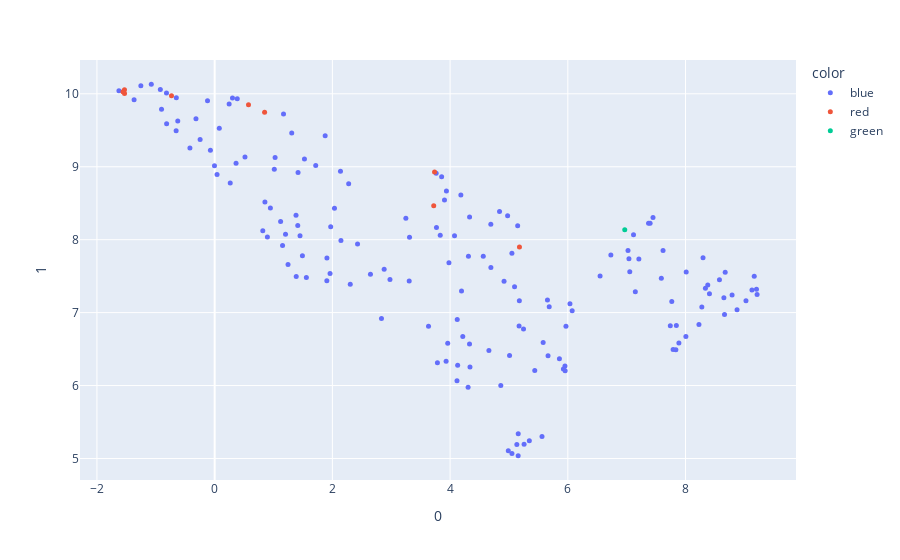

Notebook code cell kept with this figure:
### Code cell
fig_2d = px.scatter(
    kmeans_clusters_2_embedding, x=0, y=1,
    hover_name=desc_colors.description,
    color=desc_colors.color, 
    
)
fig_2d.update_traces(marker_size=5)

fig_2d.show()

### Figure 1 — Plotly figure (JSON) as saved in the notebook; plotly's stock layout.template omitted (floating-point values rounded to 4 significant figures; data arrays with more than 128 entries replaced by an {"elided": "..."} marker saying what was removed)
{"data": [{"hovertemplate": "<b>%{hovertext}</b><br><br>color=blue<br>0=%{x}<br>1=%{y}<extra></extra>", "hovertext": {"elided": "160 str values"}, "legendgroup": "blue", "marker": {"color": "#636efa", "size": 5, "symbol": "circle"}, "mode": "markers", "name": "blue", "orientation": "v", "showlegend": true, "type": "scatter", "x": {"elided": "160 float values"}, "xaxis": "x", "y": {"elided": "160 float values"}, "yaxis": "y"}, {"hovertemplate": "<b>%{hovertext}</b><br><br>color=red<br>0=%{x}<br>1=%{y}<extra></extra>", "hovertext": ["Nolan Ryan - 1966 - 1993", "Jack Morris - 1977 - 1994", "Greg Maddux - 1986 - 2008", "Tom Glavine - 1987 - 2008", "Randy Johnson - 1988 - 2009", "John Smoltz - 1988 - 2009", "Mike Mussina - 1991 - 2008", "Pedro Martinez - 1992 - 2009", "Roy Halladay - 1998 - 2013"], "legendgroup": "red", "marker": {"color": "#EF553B", "size": 5, "symbol": "circle"}, "mode": "markers", "name": "red", "orientation": "v", "showlegend": true, "type": "scatter", "x": [-1.531, 3.722, 3.736, 5.178, -1.532, -0.7333, 0.5749, -1.558, 0.8484], "xaxis": "x", "y": [10.0, 8.465, 8.928, 7.9, 10.06, 9.972, 9.85, 10.03, 9.748], "yaxis": "y"}, {"hovertemplate": "<b>%{hovertext}</b><br><br>color=green<br>0=%{x}<br>1=%{y}<extra></extra>", "hovertext": ["Dennis Martinez - 1976 - 1998"], "legendgroup": "green", "marker": {"color": "#00cc96", "size": 5, "symbol": "circle"}, "mode": "markers", "name": "green", "orientation": "v", "showlegend": true, "type": "scatter", "x": [6.967], "xaxis": "x", "y": [8.137], "yaxis": "y"}], "layout": {"legend": {"title": {"text": "color"}, "tracegroupgap": 0}, "margin": {"t": 60}, "xaxis": {"anchor": "y", "domain": [0, 1], "title": {"text": "0"}}, "yaxis": {"anchor": "x", "domain": [0, 1], "title": {"text": "1"}}}}
